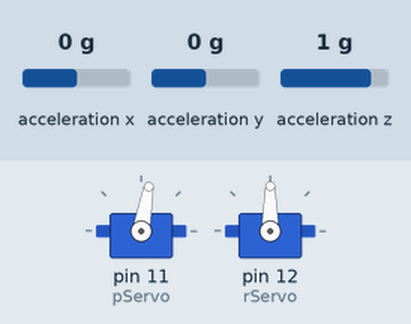
Recording of a sketch running on a simulated Arduino Uno, built with avr-gcc and run on an emulated ATmega328P. On the bench: 2 × servo. Wiring (inferred from the names in the program): MPU-6050 motion sensor at I2C address 0x68. The inputs (shaded band) are chosen by the test bench; at power-on: acceleration x 0 g, acceleration y 0 g, acceleration z 1 g. What the sketch prints to the serial monitor is not drawn.

Above: at 1.2 s.
1.3 s: acceleration x set to -1.4 g
At 2.5 s:
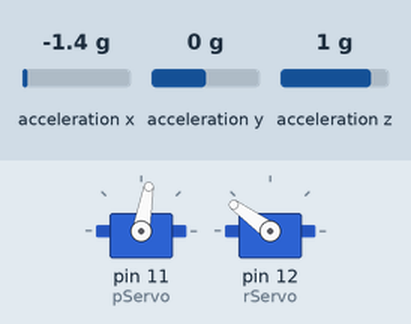
2.8 s: acceleration y set to -1.4 g
At 3.8 s:
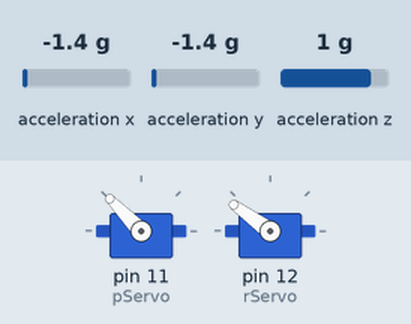
4.3 s: acceleration z set to -1.4 g
At 4.9 s:
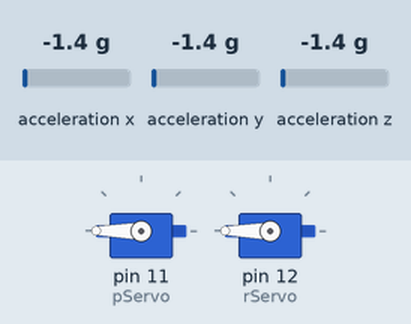
5.8 s: acceleration z set to 0.8 g
At 7.2 s:
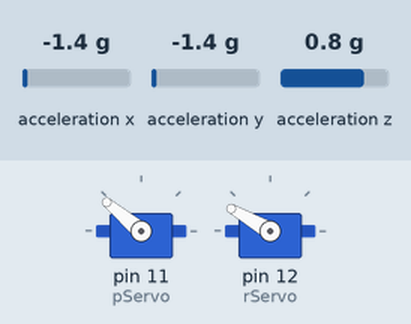
Timing chart, 0 to 8.3 s (numbered marks = the images above; inputs shaded):
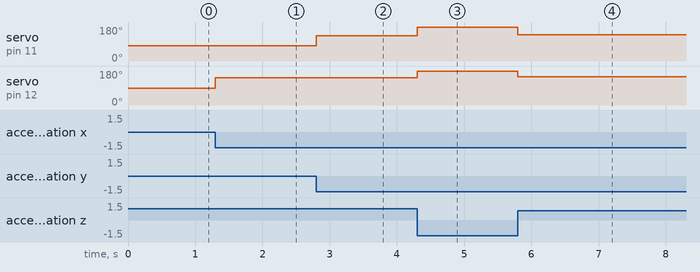

The sketch:

slc.ino
```cpp
/*
 Name:		slc_vs.ino
 Created:	5/3/2020 12:58:21 PM
 Author:	aderh
 Note: This code is developed using Jeff Rowberg's library on MPU6050 development.
 Please check that out here: https://github.com/jrowberg/i2cdevlib
*/

#include "Arduino.h"
#include "Wire.h"
#include "I2Cdev.h"
#include "MPU6050.h"
#include "Servo.h"

MPU6050 accelgyro;

int16_t ax, ay, az;

int pitchAngle, rollAngle; // + 2 bytes

long startTime;
long endTime;
long deltaTime;

#define MPU_ADDR 0x68

#define DEBUG_LOOP_TIME
#define OUTPUT_USE_SERIAL
// #define OUTPUT_READABLE_ACCELGYRO
// #define OUTPUT_PITCH_ANGLE

#define LED_PIN 13
bool blinkState = false;

#define P_SERVO_ZERO 80
#define R_SERVO_ZERO 90 // Unknown, not tested
int ANGLE_LOW = P_SERVO_ZERO - 90;
int ANGLE_HIGH = P_SERVO_ZERO + 90;

Servo pServo; // Pitch Servo + 3 bytes program space
Servo rServo; // roll servo  + 3 bytes

void setup()
{
#ifdef OUTPUT_USE_SERIAL
    Serial.begin(115200);
#endif

    pServo.attach(11);
    pServo.write(P_SERVO_ZERO);
    rServo.attach(12);
    rServo.write(R_SERVO_ZERO);

    Wire.begin();
    Wire.setClock(400000);

    // initialize device
    accelgyro.initialize();
    accelgyro.setFullScaleAccelRange(MPU6050_ACCEL_FS_2);
    accelgyro.setDLPFMode(3);

    delay(40); // time delay for DLPF initial values
}

inline float atand(int y, int x)
{
    return atan2(y, x) * 57.29577795f;
}

void loop()
{
    // read raw accel/gyro measurements from device
#ifdef DEBUG_LOOP_TIME
    startTime = micros();
#endif

    // Get accelerometer data - 296us in fast i2C mode
    Wire.beginTransmission(MPU_ADDR);
    Wire.write(0x3B);
    Wire.endTransmission(false);
    Wire.requestFrom(MPU_ADDR, 6, true);
    ax = (Wire.read() << 8 | Wire.read());
    ay = (Wire.read() << 8 | Wire.read());
    az = (Wire.read() << 8 | Wire.read());

#ifdef OUTPUT_READABLE_ACCELGYRO // display tab-separated accel/gyro x/y/z values -- from I2Cdevlib
    Serial.print("a/g:\t");
    Serial.print(ax);
    Serial.print("\t");
    Serial.print(ay);
    Serial.print("\t");
    Serial.println(az);
#endif

    pitchAngle = floor(-atand(ay, az)); // 192us
    rollAngle = floor(-atand(ax, az));
    pServo.write(P_SERVO_ZERO + pitchAngle); // 34us
    rServo.write(R_SERVO_ZERO + rollAngle);

#ifdef OUTPUT_PITCH_ANGLE
    Serial.print("p:");
    Serial.println(pitchAngle);
#endif

#ifdef DEBUG_LOOP_TIME
    Serial.print("dt:");
    Serial.println(micros() - startTime); // + 28us when on
#endif
}
```

Measured:
- after the input at 1.3 s, servo on pin 12 (rServo): 90° → 144° at once
- after the input at 2.8 s, servo on pin 11 (pServo): 80° → 134° at once
- after the input at 4.3 s, servo on pin 11 (pServo): 134° → 180° at once; servo on pin 12 (rServo): 144° → 180° at once
- after the input at 5.8 s, servo on pin 11 (pServo): 180° → 140° at once; servo on pin 12 (rServo): 180° → 150° at once
